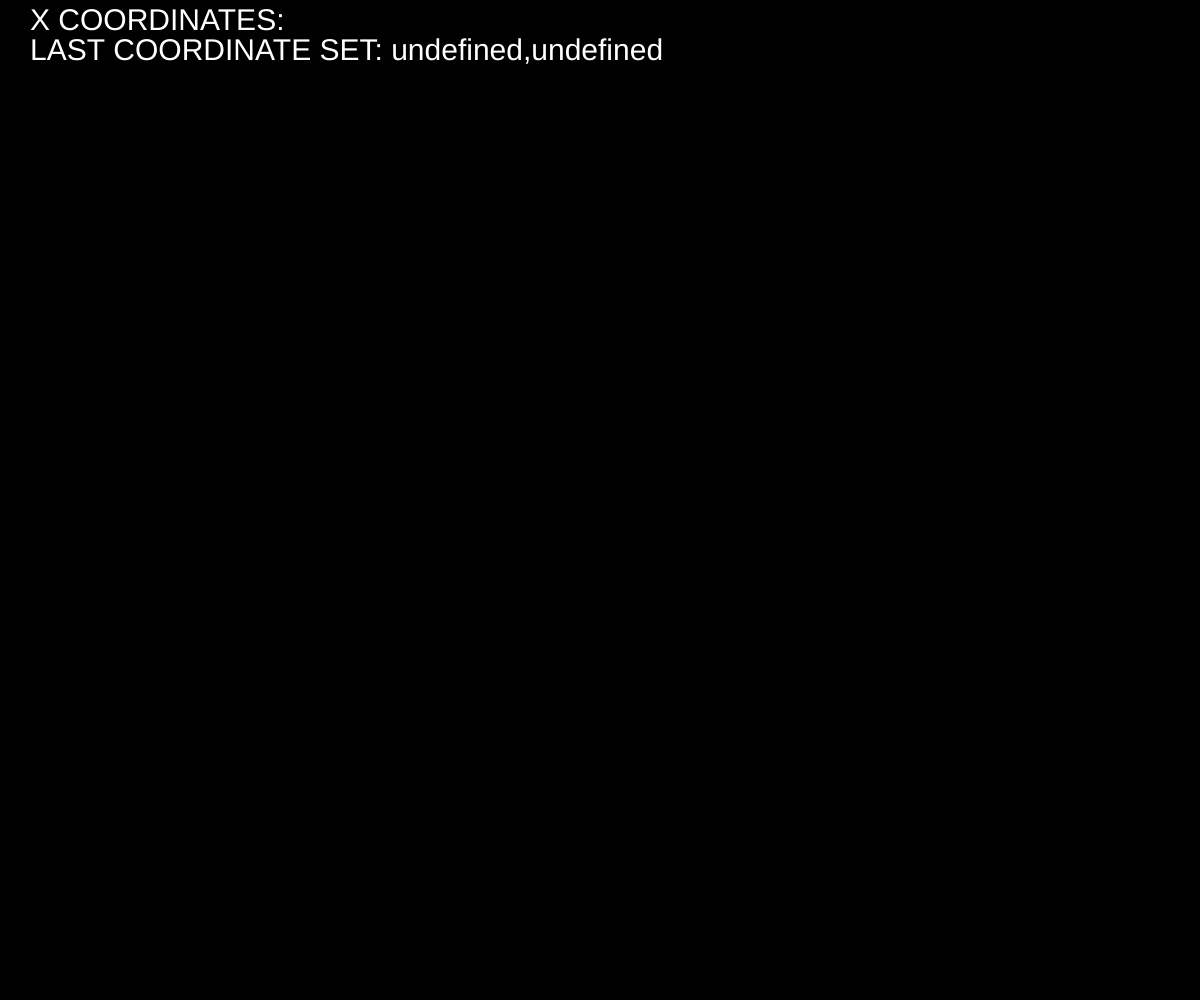
Frame 1 (no input)
Frame 60 (no input): identical to frame 1, image omitted
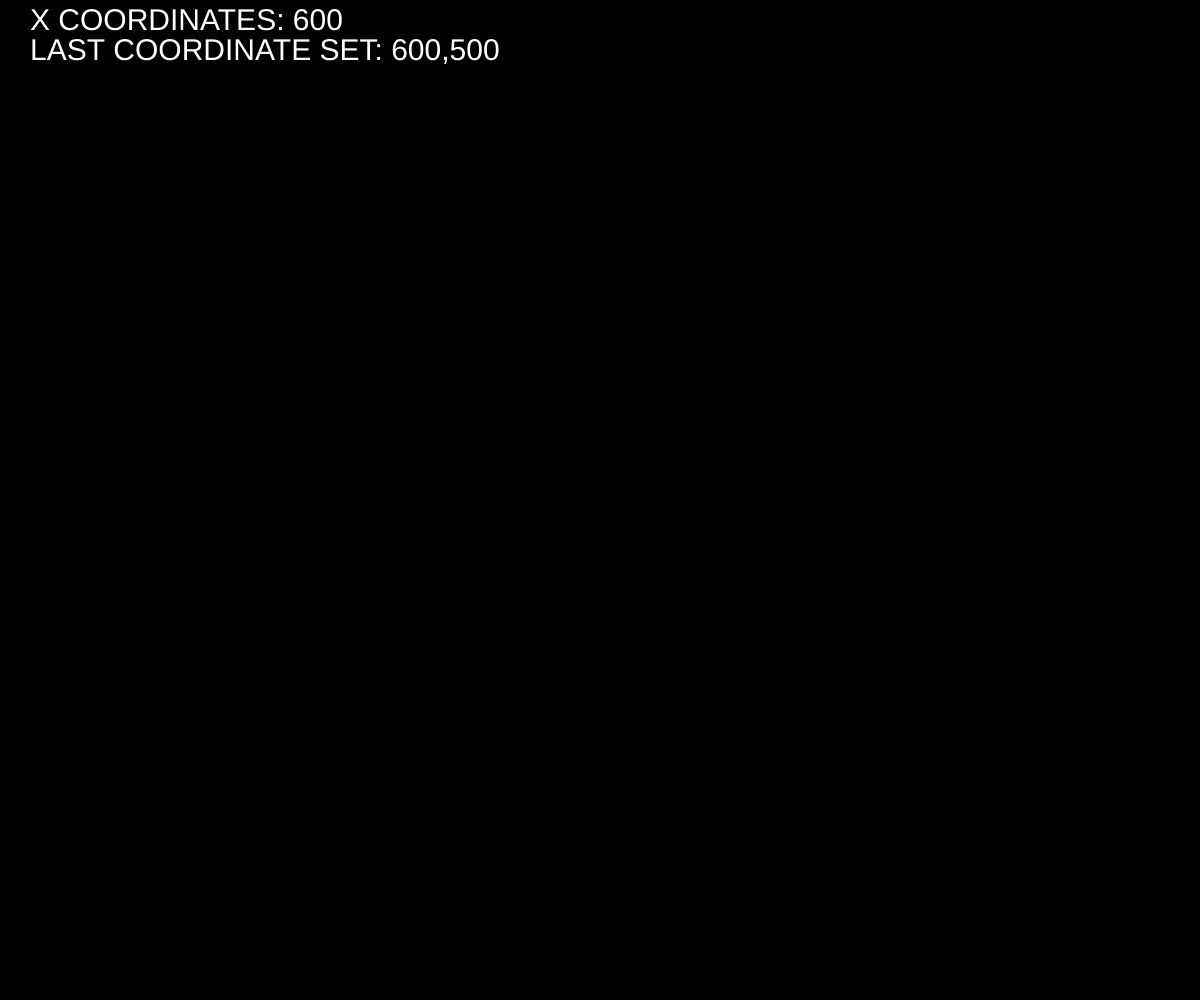
Frame 120 (the mouse pressed at the canvas centre since frame 60)

The p5.js sketch that drew these frames (run headless with seeded random() and noise() and a simulated clock; from frame 60 on, the mouse is pressed at the canvas centre):

// p5.js sketch
// ── sketch.js
var selectedBall;
var xCoordinates;
var yCoordinates;

function setup() {
	createCanvas(windowWidth, windowHeight); 
	selectedBall = 0;
	xCoordinates = [];
	yCoordinates = [];
}

function draw() {
	background(0);
	textSize(30);
	textAlign(LEFT);
	fill(255);
	text("X COORDINATES: " + xCoordinates.join(), 30, 30);
	text("LAST COORDINATE SET: " + xCoordinates[xCoordinates.length - 1] + "," + yCoordinates[yCoordinates.length - 1], 30, 60);
}

function mousePressed() {
	xCoordinates.push(mouseX);
	yCoordinates.push(mouseY);
}

function keyPressed() {
	xCoordinates.sort();
}
